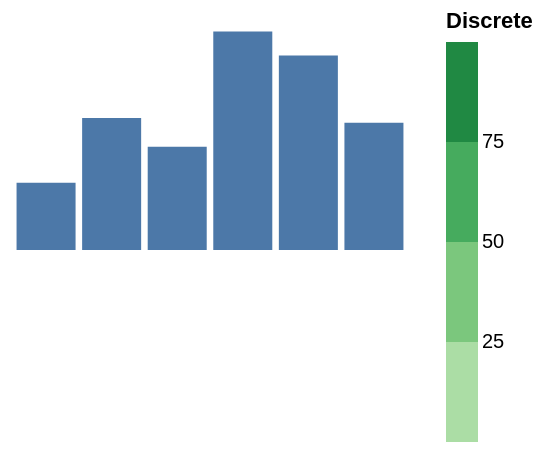

The specification (Vega-Lite) saved for this image:
### Vega specification from a JSON file in a GitHub repository (floating-point values rounded to 4 significant figures)
{"width": 200, "height": 120, "padding": 5, "data": [{"name": "t", "values": [{"a": "Alpha", "b": 28, "c": "x", "d": 1}, {"a": "Bravo", "b": 55, "c": "y", "d": 2}, {"a": "Charlie", "b": 43, "c": "x", "d": 3}, {"a": "Delta", "b": 91, "c": "z", "d": 4}, {"a": "Echo", "b": 81, "c": "y", "d": 5}, {"a": "Foxtrot", "b": 53, "c": "z", "d": 6}]}], "scales": [{"name": "x", "type": "band", "domain": {"data": "t", "field": "a"}, "range": "width", "padding": 0.1}, {"name": "y", "type": "linear", "domain": {"data": "t", "field": "b"}, "range": "height", "nice": true}, {"name": "color", "type": "ordinal", "domain": {"data": "t", "field": "c"}, "range": {"scheme": "category10"}}, {"name": "ramp", "type": "linear", "domain": {"data": "t", "field": "d"}, "range": {"scheme": "blues"}}, {"name": "size", "type": "linear", "domain": {"data": "t", "field": "b"}, "range": [10, 200]}, {"name": "shape", "type": "ordinal", "domain": {"data": "t", "field": "c"}, "range": "symbol"}, {"name": "quant", "type": "quantize", "domain": [0, 100], "range": {"scheme": "greens", "count": 4}}], "marks": [{"type": "rect", "from": {"data": "t"}, "encode": {"enter": {"x": {"scale": "x", "field": "a"}, "width": {"scale": "x", "band": 1}, "y": {"scale": "y", "field": "b"}, "y2": {"scale": "y", "value": 0}}}}], "legends": [{"fill": "quant", "type": "gradient", "title": "Discrete", "orient": "right"}]}
